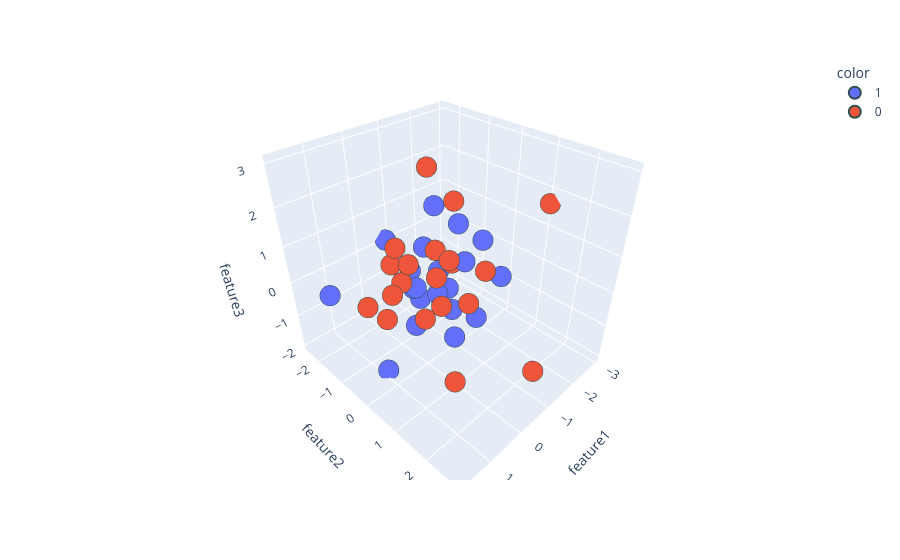

Write notebook code for a chart like this one.
### Markdown cell above
- steps
- 1. Mean centering
  2. finding covairiance matrix
  3. Finding the eigenvalues and vectors

### Code cell
import numpy as np
import pandas as pd

mu_vec1 = np.array([0, 0, 0])
cov_mat1 = np.array([
    [1, 0, 0],
    [0, 1, 0],
    [0, 0, 1]
])

class1_sample = np.random.multivariate_normal(
    mu_vec1, cov_mat1, 20
)

df = pd.DataFrame(
    class1_sample,
    columns=['feature1', 'feature2', 'feature3']
)
df['target'] = 1

mu_vec2 = np.array([1, 1, 1])
cov_mat2 = np.array([
    [1, 0, 0],
    [0, 1, 0],
    [0, 0, 1]
])

class2_sample = np.random.multivariate_normal(
    mu_vec2, cov_mat2, 20
)

df1 = pd.DataFrame(
    class2_sample,
    columns=['feature1', 'feature2', 'feature3']
)
df1['target'] = 0

# Combine both classes
df = pd.concat([df, df1], ignore_index=True)

# Shuffle the rows
df = df.sample(frac=1, random_state=42).reset_index(drop=True)

print(df.head())
print(df.shape)

     


import plotly.express as px
#y_train_trf = y_train.astype(str)
fig = px.scatter_3d(df, x=df['feature1'], y=df['feature2'], z=df['feature3'],
              color=df['target'].astype('str'))
fig.update_traces(marker=dict(size=12,
                              line=dict(width=2,
                                        color='DarkSlateGrey')),
                  selector=dict(mode='markers'))

fig.show()

### Figure 1 — Plotly figure (JSON) as saved in the notebook; plotly's stock layout.template omitted (floating-point values rounded to 4 significant figures)
{"data": [{"hovertemplate": "color=1<br>feature1=%{x}<br>feature2=%{y}<br>feature3=%{z}<extra></extra>", "legendgroup": "1", "marker": {"color": "#636efa", "line": {"color": "DarkSlateGrey", "width": 2}, "size": 12, "symbol": "circle"}, "mode": "markers", "name": "1", "scene": "scene", "showlegend": true, "type": "scatter3d", "x": [-1.577, -0.2009, 0.9349, 0.4248, -0.8046, 0.5523, -0.4848, 0.2602, -0.675, 1.49, -2.708, -2.656, 0.1726, -0.9821, -1.51, -0.2739, 0.159, -1.072, 0.6496, -0.9142], "y": [-0.8699, -0.675, -0.4111, 0.1709, -2.447, 0.2707, -0.1982, -0.1914, -0.9755, -1.638, 0.0002334, -0.6522, 0.5757, 0.05269, 0.2159, 0.9318, 0.9928, -1.241, 1.552, -0.5397], "z": [-1.085, -0.2415, -2.0, 0.5638, 0.07866, -0.3601, 2.062, 0.7475, -0.9797, -0.05936, -0.8287, 0.04953, 0.4809, 1.521, -1.409, 1.272, 0.291, 0.2856, 0.191, -0.02048]}, {"hovertemplate": "color=0<br>feature1=%{x}<br>feature2=%{y}<br>feature3=%{z}<extra></extra>", "legendgroup": "0", "marker": {"color": "#EF553B", "line": {"color": "DarkSlateGrey", "width": 2}, "size": 12, "symbol": "circle"}, "mode": "markers", "name": "0", "scene": "scene", "showlegend": true, "type": "scatter3d", "x": [1.658, 0.7415, 0.1712, 0.3822, 0.2609, -0.4064, 0.8701, -0.6752, 0.9365, -0.2256, 1.511, -0.2758, 1.49, 1.286, 1.762, 0.6786, 1.031, 1.494, -0.2611, -2.97], "y": [2.557, -0.05535, 0.9218, 0.769, 1.947, 2.796, 0.4935, 0.2065, 2.169, 0.09586, 0.5298, 0.5492, 1.645, 1.851, 0.2783, -0.3136, 0.4567, 0.7408, -0.1458, 1.073], "z": [0.4504, 1.615, 1.51, 1.113, 1.81, -0.6483, 1.542, 2.25, 1.569, 1.191, 0.5532, 1.053, 1.23, 1.524, 0.8606, 1.051, 1.17, 1.269, 3.024, 1.658]}], "layout": {"legend": {"title": {"text": "color"}, "tracegroupgap": 0}, "margin": {"t": 60}, "scene": {"domain": {"x": [0, 1], "y": [0, 1]}, "xaxis": {"title": {"text": "feature1"}}, "yaxis": {"title": {"text": "feature2"}}, "zaxis": {"title": {"text": "feature3"}}}}}
